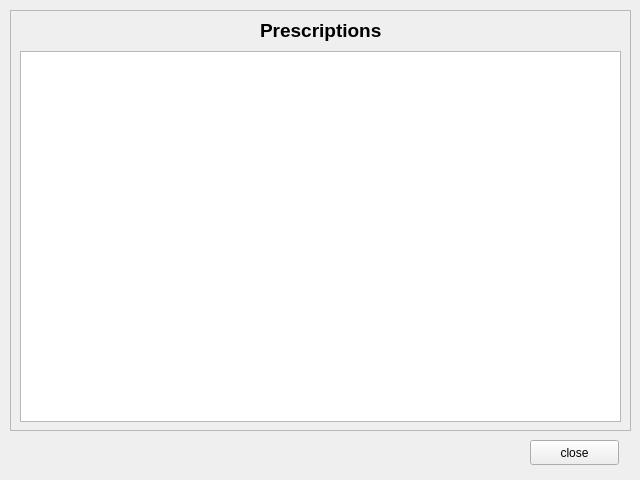
<?xml version="1.0" encoding="UTF-8"?>
<ui version="4.0">
 <class>prescriptionList</class>
 <widget class="QWidget" name="prescriptionList">
  <property name="geometry">
   <rect>
    <x>0</x>
    <y>0</y>
    <width>640</width>
    <height>480</height>
   </rect>
  </property>
  <property name="windowTitle">
   <string>Notices</string>
  </property>
  <widget class="QFrame" name="frame">
   <property name="geometry">
    <rect>
     <x>10</x>
     <y>10</y>
     <width>621</width>
     <height>421</height>
    </rect>
   </property>
   <property name="frameShape">
    <enum>QFrame::StyledPanel</enum>
   </property>
   <property name="frameShadow">
    <enum>QFrame::Raised</enum>
   </property>
   <widget class="QLabel" name="prescriptionListLabel">
    <property name="geometry">
     <rect>
      <x>250</x>
      <y>0</y>
      <width>131</width>
      <height>41</height>
     </rect>
    </property>
    <property name="styleSheet">
     <string notr="true">font-size:14pt;
font-weight: bold;</string>
    </property>
    <property name="text">
     <string>Prescriptions</string>
    </property>
   </widget>
   <widget class="QTableWidget" name="tableWidget">
    <property name="geometry">
     <rect>
      <x>10</x>
      <y>41</y>
      <width>601</width>
      <height>371</height>
     </rect>
    </property>
   </widget>
  </widget>
  <widget class="QPushButton" name="okbutton">
   <property name="geometry">
    <rect>
     <x>530</x>
     <y>440</y>
     <width>89</width>
     <height>25</height>
    </rect>
   </property>
   <property name="text">
    <string>close</string>
   </property>
  </widget>
 </widget>
 <resources/>
 <connections/>
</ui>
